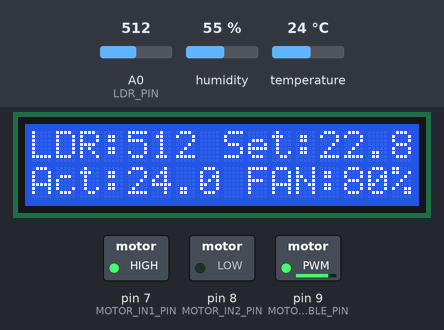
The sketch below on a simulated Arduino Uno, built with avr-gcc and run on an emulated ATmega328P. Parts: 16×2 character LCD, switched loads named in the sketch (green lamp = pin HIGH). Inputs (shaded band) come from the test bench; at power-on: temperature 24 °C, A0 (LDR_PIN) = 512, humidity 55 %. What the sketch prints to the serial monitor is not drawn.

Above: at 3.2 s.
3.3 s: temperature set to 22 °C
At 5.0 s:
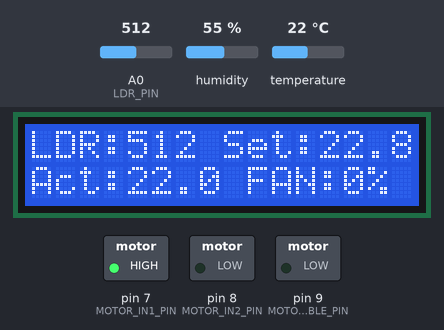
5.8 s: A0 (LDR_PIN) set to 716
At 7.7 s:
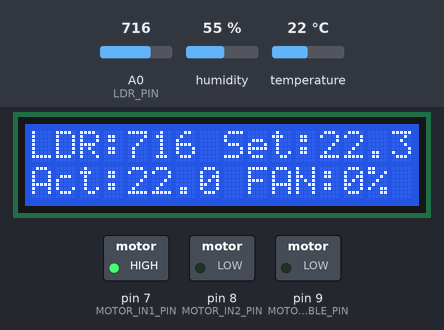
8.0 s: temperature set to 25 °C
At 10.5 s:
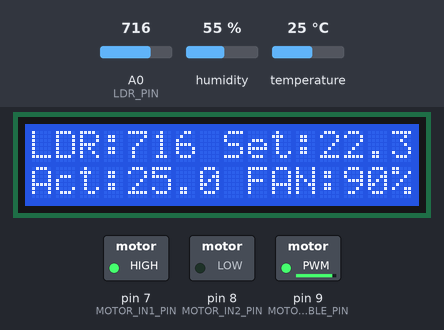
11.2 s: A0 (LDR_PIN) set to 810
At 12.3 s:
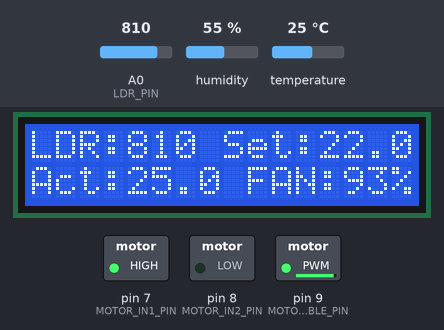
16.6 s: temperature set to 12 °C
At 18.0 s:
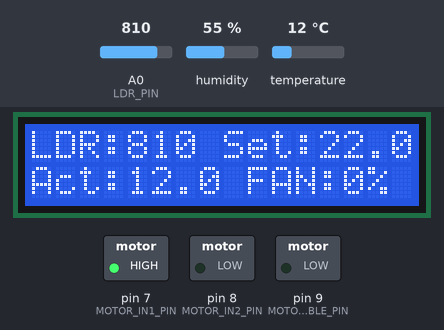
18.8 s: A0 (LDR_PIN) set to 790
At 20.8 s:
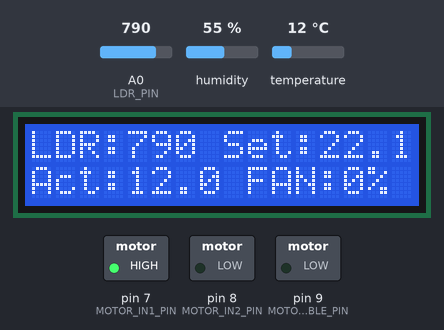
Timing chart, 0 to 22.0 s (numbered marks = the images above; inputs shaded):
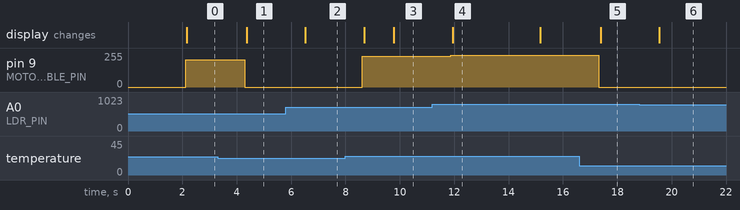

The sketch:

Adaptive_Climate_Control.ino
```cpp
// ==================== LIBRARIES ====================
#include <Wire.h>
#include <LiquidCrystal_I2C.h>
#include <DHT.h>

// ==================== PIN DEFINITIONS ====================
#define LDR_PIN A0
#define DHT_PIN 2
#define DHTTYPE DHT11
#define MOTOR_ENABLE_PIN 9
#define MOTOR_IN1_PIN 7
#define MOTOR_IN2_PIN 8

// ==================== OBJECTS ====================
LiquidCrystal_I2C lcd(0x27, 16, 2);
DHT dht(DHT_PIN, DHTTYPE);

// ==================== PID GAINS ====================
double Kp = 60.0;
double Ki = 0.5;
double Kd = 0.0;

// ==================== CONTROL VARIABLES ====================
double T_Setpoint = 27.0;
double T_Actual   = 0.0;
double fanOutput  = 0.0;

double propError = 0;
double lastPropError = 0;
double integralError = 0;
double diffError = 0;

const double outputLimitMin = 0;
const double outputLimitMax = 255;

// Timing
unsigned long currentTime;
unsigned long previousTime = 0;
const float SAMPLE_TIME_SEC = 1.0;   // 1-second sample period

// ==================== OTHER CONSTANTS ====================
const float T_MIN = 22.0;     // Setpoint in bright light
const float T_MAX = 24.0;     // Setpoint in darkness
const int FAN_DEADBAND = 15;  // Ignore tiny PID outputs
const double TEMP_DEADBAND = 0.1;  // ±0.2°C near setpoint = fan off
const int MIN_START_PWM = 200;     // Minimum speed once running

// ==================== FUNCTIONS ====================

// --- Adaptive Setpoint from LDR ---
void calculateAdaptiveSetpoint() {
  int lightReading = analogRead(LDR_PIN);
  const int LDR_MIN_RANGE = 50;
  const int LDR_MAX_RANGE = 800;
  int constrainedReading = constrain(lightReading, LDR_MIN_RANGE, LDR_MAX_RANGE);

  // Dark → higher allowed temp (T_MAX), Bright → lower temp (T_MIN)
  T_Setpoint = map(constrainedReading, LDR_MIN_RANGE, LDR_MAX_RANGE,
                   (int)(T_MAX * 10), (int)(T_MIN * 10)) / 10.0;
}

// --- Manual PID computation (Corrected Direction) ---
double computePID() {
  currentTime = millis();
  double deltaTime = (double)(currentTime - previousTime) / 1000.0;
  if (deltaTime <= 0) deltaTime = SAMPLE_TIME_SEC;

  // Positive when too hot
  propError = T_Actual - T_Setpoint;

  // P term
  double pTerm = Kp * propError;

  // I term
  integralError += propError * deltaTime;
  // Anti-windup
  if (integralError > outputLimitMax) integralError = outputLimitMax;
  else if (integralError < outputLimitMin) integralError = outputLimitMin;
  double iTerm = Ki * integralError;

  // D term
  diffError = (propError - lastPropError) / deltaTime;
  double dTerm = Kd * diffError;

  // Output
  double output = pTerm + iTerm + dTerm;

  // Clamp output
  if (output > outputLimitMax) output = outputLimitMax;
  else if (output < outputLimitMin) output = outputLimitMin;

  // Integral bleed-off near setpoint (prevents holding small PWM)
  if (abs(propError) < TEMP_DEADBAND) integralError *= 0.9;

  lastPropError = propError;
  previousTime = currentTime;

  return output;
}

// --- Apply fan output (smooth LDR-scaled PWM) ---
int applyFanOutput(double pidOutput) {
  int lightReading = analogRead(LDR_PIN);
  lightReading = constrain(lightReading, 50, 800);
  int lightFactor = map(lightReading, 50, 800, 0, 255);

  // Scale PID output by light level (dark → less fan)
  int scaledOutput = (int)(pidOutput * (lightFactor / 255.0));
  scaledOutput = constrain(scaledOutput, 0, 255);

  int appliedPWM = 0;

  // Deadband near setpoint → turn fan off
  if (abs(propError) < TEMP_DEADBAND) {
    appliedPWM = 0;
  } else if (scaledOutput < FAN_DEADBAND) {
    appliedPWM = 0;
  } else {
    // Soft minimum: ramp from 150 up
    appliedPWM = map(scaledOutput, FAN_DEADBAND, 255, MIN_START_PWM, 255);
  }

  analogWrite(MOTOR_ENABLE_PIN, appliedPWM);
  return appliedPWM;
}

// --- LCD Display ---
void displayData(int ldrValue, double setTemp, double actTemp, int pwmPercent) {
  lcd.clear();
  lcd.setCursor(0, 0);
  lcd.print("LDR:");
  lcd.print(ldrValue);
  lcd.print(" Set:");
  lcd.print(setTemp, 1);

  lcd.setCursor(0, 1);
  lcd.print("Act:");
  lcd.print(actTemp, 1);
  lcd.print(" FAN:");
  lcd.print(pwmPercent);
  lcd.print("%");
}

// ==================== SETUP ====================
void setup() {
  Serial.begin(9600);
  lcd.init();
  lcd.backlight();
  lcd.print("Adaptive Climate");
  lcd.setCursor(0, 1);
  lcd.print("Manual PID Init...");

  dht.begin();
  pinMode(MOTOR_ENABLE_PIN, OUTPUT);
  pinMode(MOTOR_IN1_PIN, OUTPUT);
  pinMode(MOTOR_IN2_PIN, OUTPUT);
  digitalWrite(MOTOR_IN1_PIN, HIGH);
  digitalWrite(MOTOR_IN2_PIN, LOW);

  previousTime = millis();
  delay(2000);
  lcd.clear();
  Serial.println("--- Adaptive Climate Controller (Manual PID + Smooth PWM) ---");
}

// ==================== MAIN LOOP ====================
void loop() {
  // 1. Read temperature
  float newTemp = dht.readTemperature();
  if (!isnan(newTemp)) T_Actual = newTemp;
  else Serial.println("DHT11 Read Failed!");

  // 2. Adaptive setpoint
  calculateAdaptiveSetpoint();

  // 3. Compute manual PID output
  fanOutput = computePID();

  // 4. Apply scaled fan control
  int appliedPWM = applyFanOutput(fanOutput);

  // 5. Display
  int lightValue = analogRead(LDR_PIN);
  int pwmPercent = (int)(appliedPWM * 100.0 / 255.0);
  displayData(lightValue, T_Setpoint, T_Actual, pwmPercent);

  // 6. Serial debug
  double error = T_Actual - T_Setpoint;
  Serial.print("LDR: "); Serial.print(lightValue);
  Serial.print(" | Set: "); Serial.print(T_Setpoint, 1);
  Serial.print("C | Act: "); Serial.print(T_Actual, 2);
  Serial.print("C | Err: "); Serial.print(error, 2);
  Serial.print(" | P: "); Serial.print(Kp * error, 1);
  Serial.print(" | I: "); Serial.print(Ki * integralError, 1);
  Serial.print(" | D: "); Serial.print(Kd * diffError, 1);
  Serial.print(" | Out: "); Serial.print(fanOutput, 1);
  Serial.print(" | PWM: "); Serial.println(appliedPWM);

  delay(1000);
}
```

Measured:
- the behaviour switches between 24 and 23 °C on temperature (found by bisection; images 0 and 1)
- after the input at 3.3 s, pin 9 (MOTOR_ENABLE_PIN): 206/255 → 0/255 after 1.0 s; the display: changes after 1.1 s (image 1)
- after the input at 5.8 s, the display: changes after 0.73 s (image 2)
- after the input at 8.0 s, pin 9 (MOTOR_ENABLE_PIN): 0/255 → 229/255 after 0.62 s, → 230/255 1.1 s later; the display: first changes after 0.70 s (image 3 shows a later state)
- after the input at 11.2 s, pin 9 (MOTOR_ENABLE_PIN): 230/255 → 239/255 after 0.67 s, → 240/255 3.3 s later; the display: changes after 0.74 s (image 4)
- after the input at 16.6 s, pin 9 (MOTOR_ENABLE_PIN): 240/255 → 0/255 after 0.71 s; the display: changes after 0.78 s (image 5)
- after the input at 18.8 s, the display: changes after 0.75 s (image 6)
